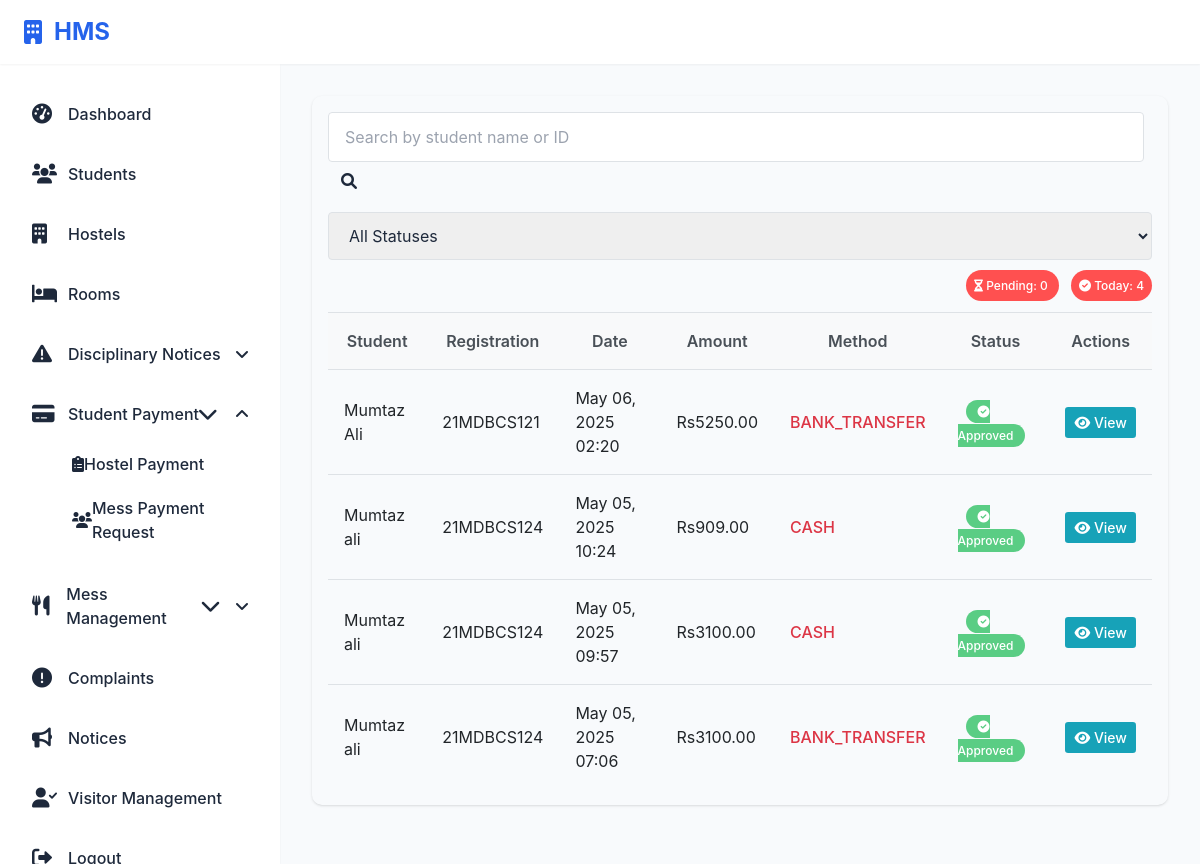
Screenshot of /hostel/admin/payment-requests/ (signed in) with the database file from the repository.
### hostel/models.py (models this page shows, shortened)
class MessPaymentRequest(models.Model):
    STATUS_CHOICES = (
        ('PENDING', 'Pending'),
        ('APPROVED', 'Approved'),
        ('REJECTED', 'Rejected'),
    )
    student = models.ForeignKey('Student', on_delete=models.CASCADE)
    amount = models.DecimalField(max_digits=10, decimal_places=2)
    request_date = models.DateTimeField(default=timezone.now)
    payment_method = models.CharField(max_length=20, default='CASH')
    transaction_id = models.CharField(max_length=100, blank=True, null=True)
    status = models.CharField(max_length=10, choices=STATUS_CHOICES, default='PENDING')
    processed_date = models.DateTimeField(blank=True, null=True)
    admin_note = models.TextField(blank=True, null=True)
    payment_screenshot = models.FileField(
        upload_to='payment_screenshots/',
        validators=[FileExtensionValidator(['pdf', 'jpg', 'jpeg', 'png'])],
        blank=True, null=True
    )
    milestone_days = models.IntegerField(default=0)  # Days attended in last 30 days
    bills = models.ManyToManyField('MessBill', blank=True)

class Student(models.Model):
    Room_ID = models.ForeignKey(Room, on_delete=models.SET_NULL, null=True, related_name="students")
    Hostel_ID = models.ForeignKey(Hostel, on_delete=models.SET_NULL, null=True)
    PAYMENT_STATUS_CHOICES = [
        ('NOT_PAID', 'Not Paid'),
        ('PARTIALLY_PAID', 'Partially Paid'),
        ('FULLY_PAID', 'Fully Paid'),
    ]
    Student_ID = models.AutoField(primary_key=True)
    Registration_Number = models.CharField(max_length=20, unique=True, null=True, blank=True)
    user = models.OneToOneField(User, on_delete=models.CASCADE, null=True)
    profile_picture = models.ImageField(upload_to='student_profiles/', null=True, blank=True)
    F_Name = models.CharField(max_length=50)
    L_Name = models.CharField(max_length=50)
    Contact_Info = models.CharField(max_length=100)
    Address = models.TextField()
    Department = models.CharField(max_length=100)
    FatherName = models.CharField(max_length=50)
    fee_status = models.CharField(max_length=20, choices=PAYMENT_STATUS_CHOICES, default='NOT_PAID')
    total_paid_amount = models.DecimalField(max_digits=10, decimal_places=2, default=0)
    room_price = models.DecimalField(max_digits=10, decimal_places=2, default=0)
    total_fee = models.DecimalField(max_digits=10, decimal_places=2, default=0)  # Added for storing total fee
    paid_installment_count = models.IntegerField(default=0)  # Added missing field

### hostel/views.py (the view)
# urls.py: path('admin/payment-requests/', views.admin_payment_requests, name='admin_payment_requests'),
@login_required
@staff_member_required
def admin_payment_requests(request):
    payment_requests = MessPaymentRequest.objects.all().order_by(
        'status', '-request_date'
    )
    status_filter = request.GET.get('status', '')
    search_query = request.GET.get('search', '')
    if status_filter:
        payment_requests = payment_requests.filter(status=status_filter)
    if search_query:
        payment_requests = payment_requests.filter(
            Q(student__F_Name__icontains=search_query) |
            Q(student__L_Name__icontains=search_query) |
            Q(student__Registration_Number__icontains=search_query)
        )
    grouped_requests = {}
    for request_obj in payment_requests:
        status = request_obj.status
        if status not in grouped_requests:
            grouped_requests[status] = []
        grouped_requests[status].append(request_obj)
    context = {
        'grouped_requests': grouped_requests,
        'status_filter': status_filter,
        'search_query': search_query,
    }
    return render(request, 'mess_bill_payment/admin_payment_requests.html', context)

### hostel/templates/mess_bill_payment/admin_payment_requests.html (shortened to what this page needs)
{% extends 'base.html' %}
{% load static %}
{% block content %}
<div class="container-fluid">
    <div class="card shadow mb-4">
        <div class="card-body p-4">
            <div class="row mb-4">
                <div class="col-lg-8">
                    <form method="get" class="form-inline">
                        <div class="input-group mb-3 mr-2">
                            <input type="text" class="form-control" name="search" placeholder="Search by student name or ID" value="{{ search_query }}">
                            <div class="input-group-append">
                                <button class="btn btn-outline-secondary" type="submit">
                                    <i class="fas fa-search"></i>
                                </button>
                            </div>
                        </div>
                        <select name="status" class="form-control mb-3 mr-2" onchange="this.form.submit()">
                            <option value="">All Statuses</option>
                        </select>
                    </form>
                </div>
                <div class="col-lg-4 text-right">
                    <div class="mb-3">
                        <span class="badge badge-pill p-2 mr-1" style="background-color: #FF5050; color: white;">
                            <i class="fas fa-hourglass-half"></i> Pending:
                            {{ grouped_requests.PENDING|length|default:"0" }}
                        </span>
                        <span class="badge badge-pill p-2" style="background-color: #FF5050; color: white;">
                            <i class="fas fa-check-circle"></i> Today:
                            {{ grouped_requests.APPROVED|length|default:"0" }}
                        </span>
                    </div>
                </div>
            </div>
            {% if grouped_requests %}
            <div class="table-responsive">
                <table class="table table-hover">
                    <thead>
                        <tr>
                            <th>Student</th>
                            <th>Registration</th>
                            <th>Date</th>
                            <th>Amount</th>
                            <th>Method</th>
                            <th>Status</th>
                            <th>Actions</th>
                        </tr>
                    </thead>
                    <tbody>
                        {% for status, requests in grouped_requests.items %}
                        {% for request in requests %}
                        <tr>
                            <td>{{ request.student.F_Name }} {{ request.student.L_Name }}</td>
                            <td>{{ request.student.Registration_Number }}</td>
                            <td>{{ request.request_date|date:"M d, Y H:i" }}</td>
                            <td>Rs{{ request.amount }}</td>
                            <td>{{ request.payment_method }}</td>
                            <td>
                                {% if request.status == 'PENDING' %}
                                    <span class="badge rounded-pill" style="background-color: #FF5050; color: white;">
                                        <i class="fas fa-hourglass-half"></i> Pending
                                    </span>
                                {% elif request.status == 'APPROVED' %}
                                    <span class="badge rounded-pill" style="background-color: #5ACD84; color: white;">
                                        <i class="fas fa-check-circle"></i> Approved
                                    </span>
                                {% elif request.status == 'REJECTED' %}
                                    <span class="badge rounded-pill" style="background-color: #FF0000; color: white;">
                                        <i class="fas fa-times-circle"></i> Rejected
                                    </span>
                                {% endif %}
                            </td>
                            <td>
                                {% if request.status == 'PENDING' %}
                                    <a href="{% url 'process_payment_request' request.id %}" class="btn btn-sm" style="background-color: #5ACD84; color: white;">
                                        <i class="fas fa-edit"></i> Process
                                    </a>
                                {% else %}
                                    <a href="{% url 'payment_request_details' request.id %}" class="btn btn-sm" style="background-color: #17A2B8; color: white;">
                                        <i class="fas fa-eye"></i> View
                                    </a>
                                {% endif %}
                            </td>
                        </tr>
                        {% endfor %}
                        {% endfor %}
                    </tbody>
                </table>
            </div>
            {% else %}
            <div class="alert alert-info text-center">
                <i class="fas fa-info-circle fa-2x mb-3"></i>
                <h5>No payment requests found</h5>
                <p>There are no payment requests matching your filter criteria.</p>
            </div>
            {% endif %}
        </div>
    </div>
</div>
{% endblock %}

### hostel/static/css/showcase_notice.css (style rules this page uses)
:root { --primary-color: #4a6fdc; --primary-hover: #3d5cba; --success-color: #28a745; --danger-color: #dc3545; --warning-color: #ffc107; --light-gray: #f8f9fa; --medium-gray: #e9ecef; --dark-gray: #343a40; --border-color: #dee2e6; --shadow: 0 0.125rem 0.25rem rgba(0, 0, 0, 0.075); --transition: all 0.2s ease-in-out; }
.card-body { padding: 1.5rem; }
.form-control, input[type="text"], input[type="file"], textarea, select { padding: 0.75rem 1rem; border: 1px solid var(--border-color); border-radius: 0.25rem; font-size: 1rem; width: 100%; transition: var(--transition); }
.btn { display: inline-block; font-weight: 500; text-align: center; white-space: nowrap; vertical-align: middle; user-select: none; border: 1px solid transparent; padding: 0.75rem 1.5rem; font-size: 1rem; line-height: 1.5; border-radius: 0.25rem; transition: var(--transition); cursor: pointer; }

### hostel/static/css/admin_showcasenotices.css (style rules this page uses)
.card { border: none; border-radius: 10px; box-shadow: 0 4px 12px rgba(0, 0, 0, 0.08); margin-bottom: 2rem; overflow: hidden; }
.card-body { padding: 1.5rem; }
.table-responsive { overflow-x: auto; }
.table { width: 100%; margin-bottom: 0; color: #212529; border-collapse: collapse; }
.table th { padding: 1rem; vertical-align: top; border-top: 1px solid #dee2e6; background-color: #f8f9fa; font-weight: 600; color: #495057; }
.table td { padding: 1rem; vertical-align: middle; border-top: 1px solid #dee2e6; }
.btn { padding: 0.375rem 0.75rem; border-radius: 0.25rem; font-weight: 500; text-align: center; vertical-align: middle; cursor: pointer; transition: color 0.15s ease-in-out, background-color 0.15s ease-in-out, border-color 0.15s ease-in-out, box-shadow 0.15s ease-in-out; }
.btn-sm { padding: 0.25rem 0.5rem; font-size: 0.875rem; line-height: 1.5; border-radius: 0.2rem; }
.table td:nth-child(5) { font-weight: 500; color: #dc3545; }

### hostel/templates/base.html (style rules this page uses)
:root { --primary-color: #2563eb; --background-color: #f8fafc; --text-color: #1e293b; --sidebar-width: 280px; --header-height: 64px; --shadow-sm: 0 1px 2px 0 rgb(0 0 0 / 0.05); }
* { margin: 0; padding: 0; box-sizing: border-box; }
body { font-family: 'Inter', system-ui, -apple-system, sans-serif; background: var(--background-color); color: var(--text-color); min-height: 100vh; position: relative; }
.badge { padding: 0.25rem 0.75rem; border-radius: 9999px; font-size: 0.75rem; font-weight: 500; background: #ef4444; color: white; margin-left: 0.5rem; }

### rows the page displays
MessPaymentRequest: student.F_Name "Mumtaz", student.L_Name "Ali", student.Registration_Number "21MDBCS121", request_date "May 06, 2025 02:20", amount "5250.00", payment_method "BANK_TRANSFER", status "APPROVED" (drawn)
MessPaymentRequest: student.F_Name "Mumtaz", student.L_Name "ali", student.Registration_Number "21MDBCS124", request_date "May 05, 2025 10:24", amount "909.00", payment_method "CASH", status "APPROVED" (drawn)
MessPaymentRequest: student.F_Name "Mumtaz", student.L_Name "ali", student.Registration_Number "21MDBCS124", request_date "May 05, 2025 09:57", amount "3100.00", payment_method "CASH", status "APPROVED" (drawn)
MessPaymentRequest: student.F_Name "Mumtaz", student.L_Name "ali", student.Registration_Number "21MDBCS124", request_date "May 05, 2025 07:06", amount "3100.00", payment_method "BANK_TRANSFER", status "APPROVED" (drawn)

### other values shown
{{ grouped_requests.PENDING|length|default:"0" }} "0"
{{ grouped_requests.APPROVED|length|default:"0" }} "4"
